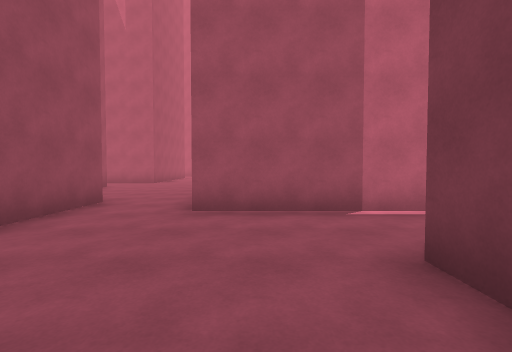
View 1 (above)

21 first-person views from a walk through a 3-D level made in the Unity game engine. The camera is 1.4 m above the floor, tilts 2° down and sees 85° across. The floor is counted in squares, 2 m on a side. Each view is taken from the middle of a square. On the plan, view 1 faces up. The plan holds only what a view shows up to about 9 squares ahead; the rest is blank. The place goes on beyond the plan. Some animated figures are not drawn. Door leaves are left out, so doorways stand open.

View 2
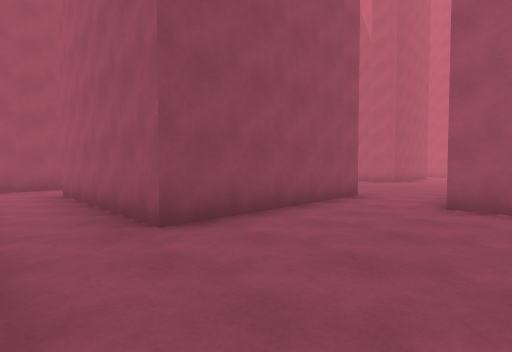

View 3
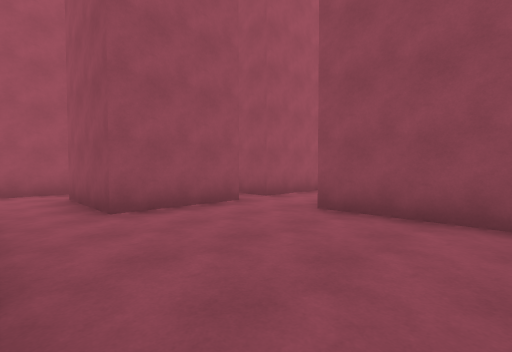

View 4
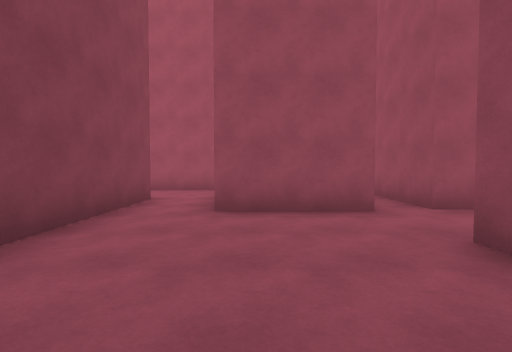

View 5
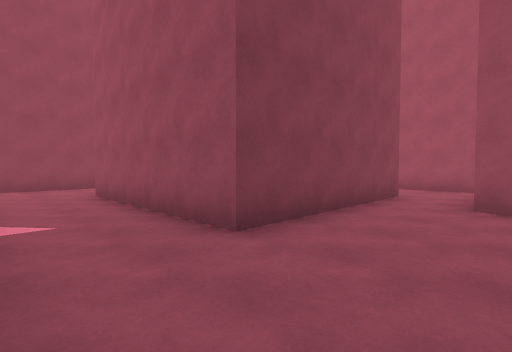

View 6
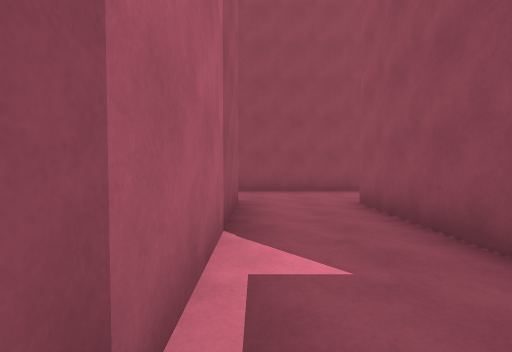

View 7
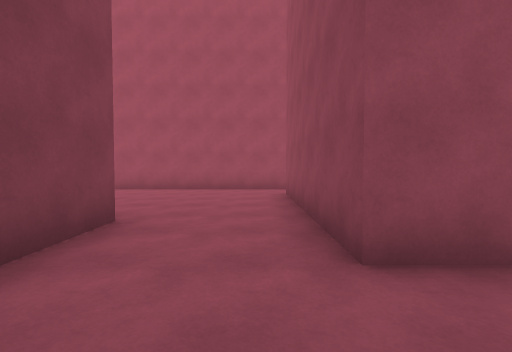

View 8
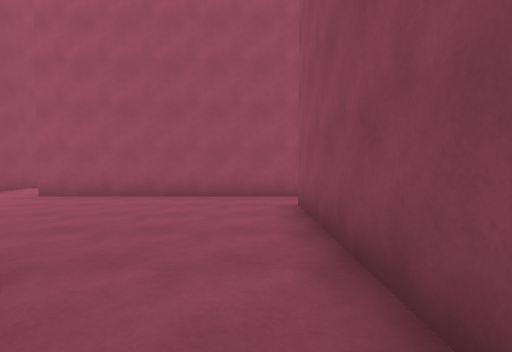

View 9
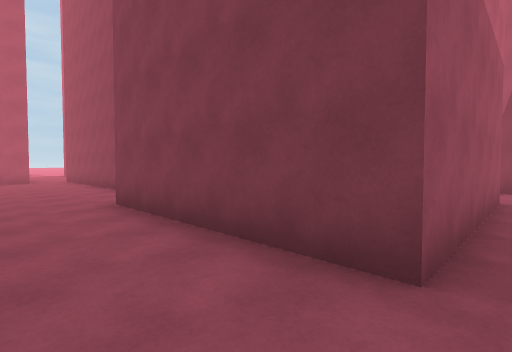

View 10
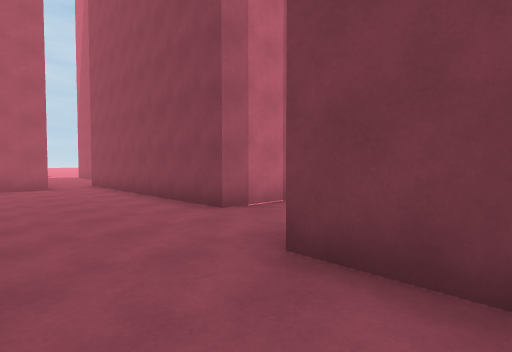

View 11
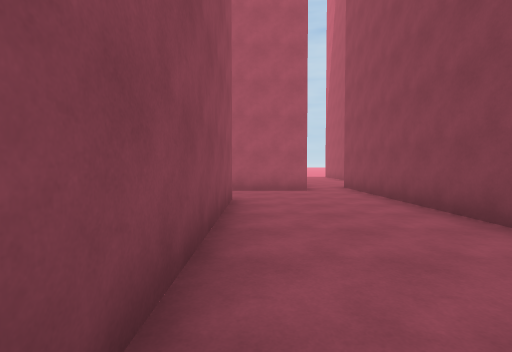

View 12
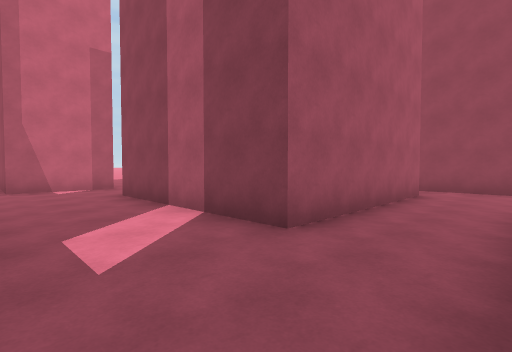

View 13
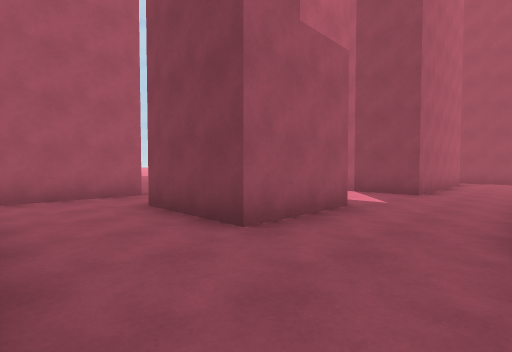

View 14
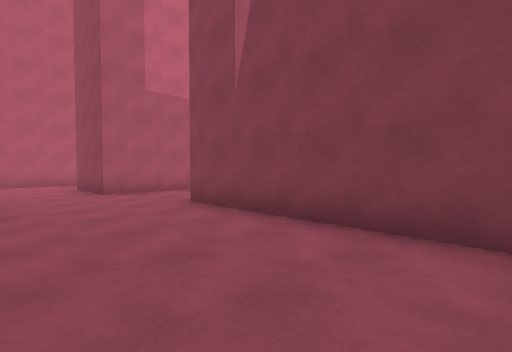

View 15
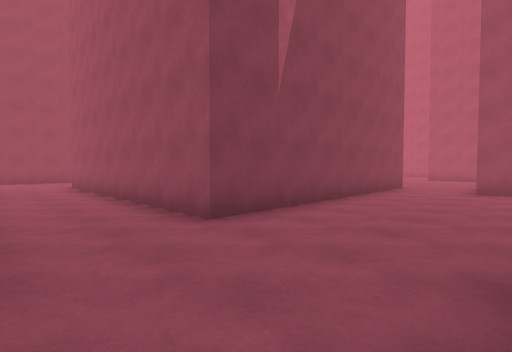

View 16
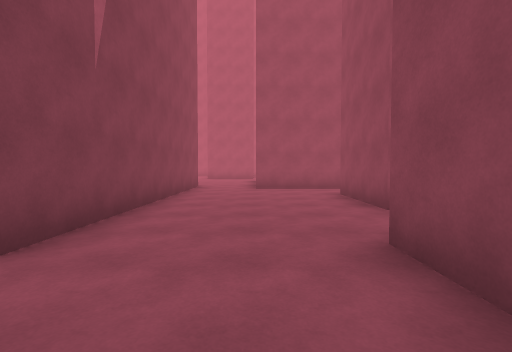

View 17
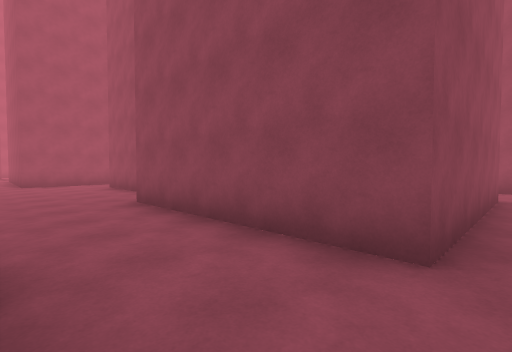

View 18
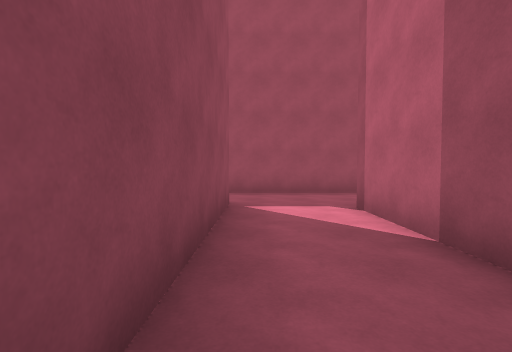

View 19
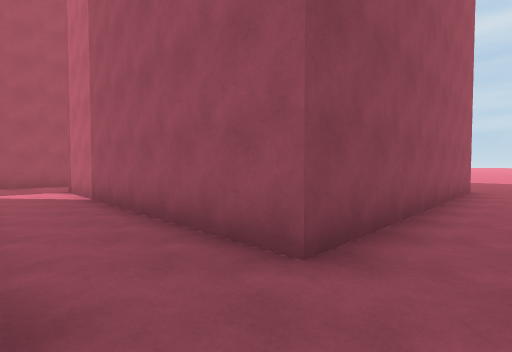

View 20
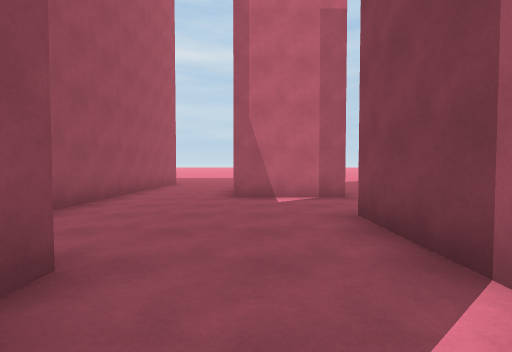

View 21
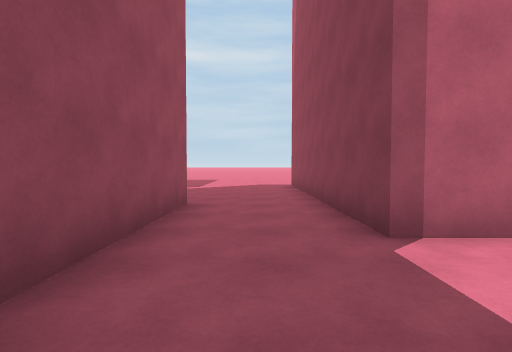

### Floor plan
Points are (right, up) in squares from view 1. A wall is a line through its corners. A room is listed if a view was taken in it or the views show most of it. See-through windows are left out.
Room 1 (views 1, 2, 3, 4, 5, 6, 7, 8, 10)
walls: (-2.9, -1.3) (-0.4, -1.3) (-0.4, -3.9); (-3, 4.4) (-3, 0.5) (-8, 0.5); (1.2, -3) (1.2, 2) (6.2, 2) (6.2, 0.5); (-6.1, -1.3) (-3.9, -1.3) (-3.9, -3.8); (6.5, 4.3) (-1, 4.3); (-9.8, 0.9) (-9.8, -0.6); (8.8, 0.5) (8.8, 4.5)
ways out: opening at (7.5, 1.5) to room 2; opening at (-2, 5) to room 3; opening at (7.5, 5) to room 3; opening at (-9, -1.5); opening at (-9, 1); opening at (-3, -2.5); opening at (0.5, -2.5)
Room 2 (view 9)
walls: (6.2, 0.5) (6.2, -3); (6, -4.4) (12, -4.4); (12.5, 0.5) (8.8, 0.5)
ways out: opening at (7.5, 1.5) to room 1; opening at (7, -4)
Room 3 (views 11, 12, 13, 14, 15, 16, 17, 18, 19, 20, 21)
walls: (0.8, 14.3) (-1.8, 14.3) (-1.8, 16.9); (0.7, 16.9) (0.7, 16.4); (-5.1, 9.6) (-5.1, 7); (-1.2, 22.5) (-1.2, 18.7) (-8.7, 18.7) (-8.7, 22.5); (-9.2, 16.5) (-4.2, 16.5) (-4.2, 11.5); (4.1, 21.2) (1.5, 21.2) (1.5, 22.5); (8.5, 13.9) (3.5, 13.9) (3.5, 19); (-1, 4.3) (-1, 11.8) (6.5, 11.8) (6.5, 6.5); (-5.6, 5.4) (-3, 5.4) (-3, 4.4); (-11.3, 21.2) (-11.3, 16.2); (8.8, 4.5) (8.8, 5.5); (11.6, 7.7) (9.9, 7.7) (9.9, 13.5)
ways out: opening at (-2, 5) to room 1; opening at (7.5, 5) to room 1; opening at (-10.5, 15.5); opening at (-5, 10.5); opening at (9, 14.5)

Positions as (right, up) in squares from view 1, and headings:
1: (0, 0), facing up
2: (0, -1), facing up-left
3: (1, 3), facing down-left
4: (-1, 3), facing down
5: (-1, 4), facing down-right
6: (1, 4), facing right
7: (7, 4), facing down
8: (7, 2), facing down
9: (7, 0), facing up-right
10: (7, 4), facing up-right
11: (7, 6), facing up
12: (1, 12), facing up-right
13: (-4, 12), facing up-right
14: (-4, 7), facing up-right
15: (-4, 14), facing down-right
16: (-3, 14), facing down
17: (-2, 17), facing down-left
18: (-4, 17), facing left
19: (0, 17), facing up-left
20: (2, 15), facing up
21: (-10, 16), facing up
